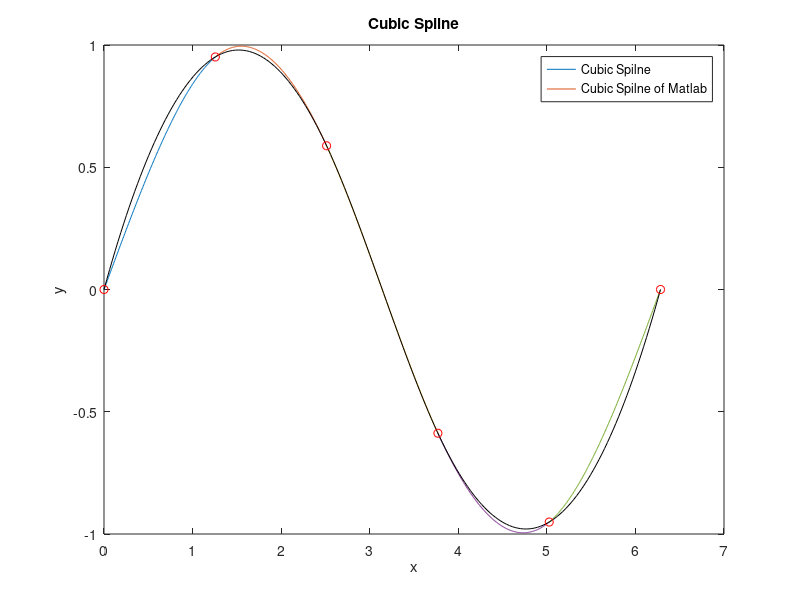

MATLAB code to generate this figure:
clear
clc
% x=[1 1.5 2 4.1 5];
% y=[1 -1 1 -1 1];

x=linspace(0,2*pi,6);
y=sin(x);
x=x';
y=y';
[n,nn]=size(x);
f=zeros(4*(n-1),1);
f(1,1)=y(1,1);
f(2*(n-1),1)=y(n,1);
 for i=2:5;
f(2*i-2,1)=y(i);
f(2*i-1,1)=y(i);
 end


% f=[1;-1;-1;1;1;-1;-1;1;1;-1;0;0;0;0;0;0;0;0;0;0];
for i=1:n-1;
% A(i,1)=sh(i,1);
A(2*i-1,4*i-3)=1 ;
A(2*i-1,4*i-2)=x(i,1) ;
A(2*i-1,4*i-1)=x(i,1)^(2) ;
A(2*i-1,4*i)=x(i,1)^(3);
A(2*i,4*i-3)=1 ;
A(2*i,4*i-2)=x(i+1,1) ;
A(2*i,4*i-1)=x(i+1,1)^(2) ;
A(2*i,4*i)=x(i+1,1)^(3);
end



for i=2*(n-1)+1:2*(n-1)+n-2;
    tk=2*(n-1);
A(i,4*(i-tk)-2)=1;
A(i,4*(i-tk)-1)=2*(x(i-(tk-1)));
A(i,4*(i-tk))=3*(x(i-(tk-1)))^(2);
A(i,4*(i-tk)+2)=-1;
A(i,4*(i-tk)+3)=-2*(x(i-(tk-1)));
A(i,4*(i-tk)+4)=-3*(x(i-(tk-1)))^(2);
end
for i=2*(n-1)+n-1:2*(n-1)+n-1+n-3;
tm=  2*(n-1)+n-2; 
A(i,4*(i-tm)-1)=2;
A(i,4*(i-tm))=6*(x(i-(tm-1)));
A(i,4*(i-tm)+3)=-2;
A(i,4*(i-tm)+4)=-6*(x(i-(tm-1)));
end

for i=4*(n-1)-1;
A(i,3)=2;
A(i,4)=6*(x(1));
end
for i=4*(n-1);
A(i,i-1)=2;
A(i,i)=6*(x(n));
end
T=inv(A)*f;
for i=1:n-1;
C{i,1}=linspace(x(i),x(i+1),200);
xx10=C{i,1}';
for j=1:200;
p(j,1)=T(4*i-3,1)+T(4*i-2,1)*xx10(j,1)+T(4*i-1,1)*xx10(j,1)^(2)+T(4*i,1)*xx10(j,1)^(3);
end
D{i,1}=p;
end  

for j=1:n-1;
    v=C{j,1}';
 plot(v,D{j,1});hold on;   
end
xlabel('x')
ylabel('y')
title('Cubic Spilne');

xx=linspace(x(1),x(n),200);
plot(xx,csapi(x,y,xx),'k-',x,y,'ro')
% plot(x,y,'g');
legend('Cubic Spilne','Cubic Spilne of Matlab');
title('Cubic Spilne');